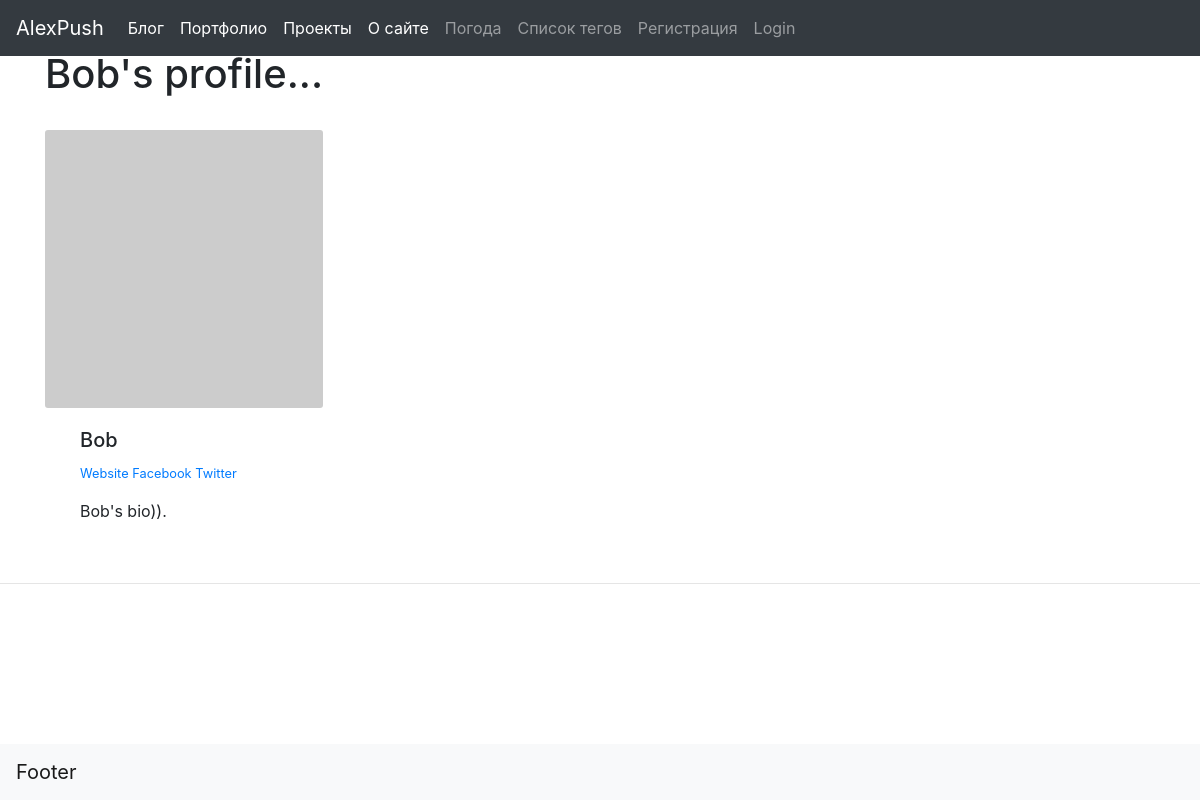
The page /members/1/profile/ on the database as committed earlier.
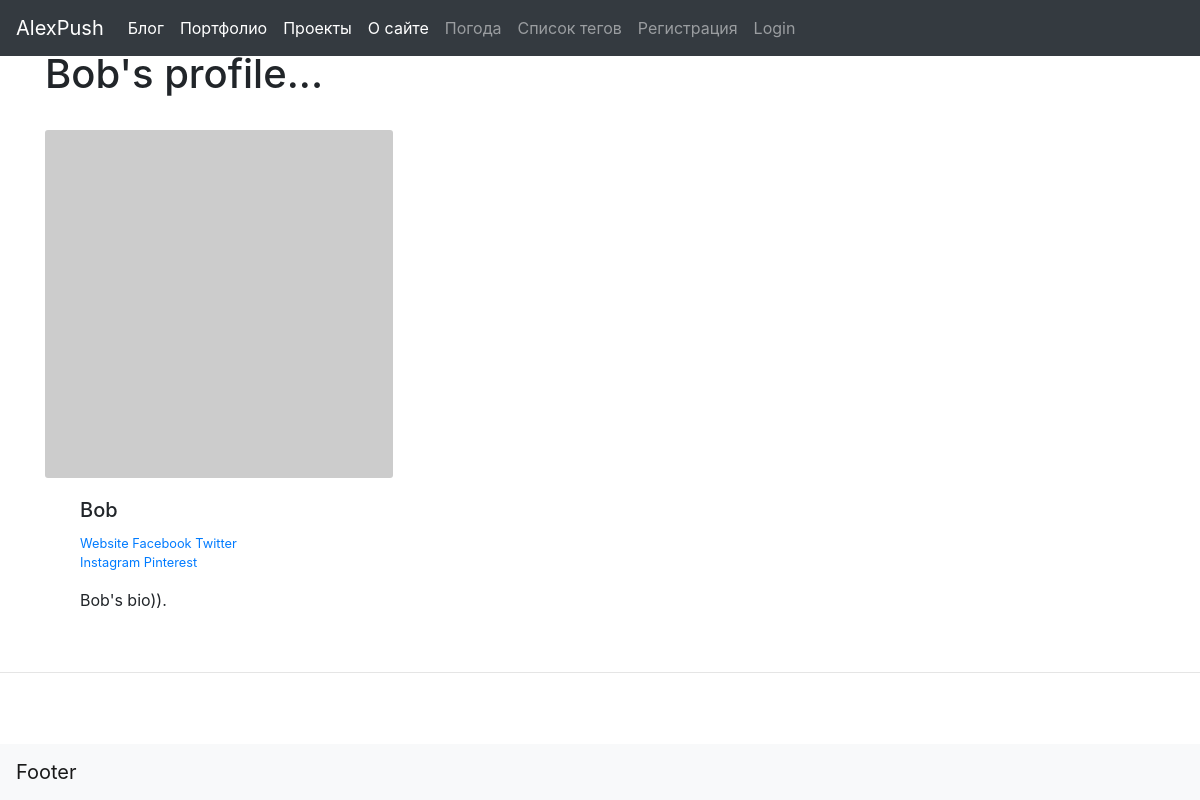
The same page on the database as committed later.
### auth_enj/views.py (the view)
# urls.py: path('<int:pk>/profile/', ShowProfileView.as_view(), name='show_profile'),
class ShowProfileView(DetailView):
    model = Profile
    template_name = 'registration/user_profile.html'
    def get_context_data(self, *args, **kwargs):
        context = super(ShowProfileView, self).get_context_data(*args, **kwargs)
        page_user = get_object_or_404(Profile, id=self.kwargs['pk'])
        context['page_user'] = page_user
        return context

### blog/models.py (called while the page is built)
    def __str__(self):
        return str(self.user)

### auth_enj/templates/registration/user_profile.html (shortened to what this page needs)
{% extends 'home_pages/main_wo_widgets.html' %}
{% block content %}
  <div class="container">
    <div class="row">
      <div>
          <h1>{{page_user}}'s profile...</h1>
          <br>
          <div>
            <div>
              <div>
                {% if  page_user.profile_pic  %}
                  <img src="{{ post.author.profile.profile_pic.url }}" class="card-img" alt="..." width="200" height="200">
                {% else %}
                  <img src="http://placehold.it/200x200" class="card-img" alt="...">
                {% endif %}
              </div>
              <div class="col-md-10">
                <div class="card-body">
                  {% if page_user.first_name and page_user.last_name %}
                    <h5 class="card-title">{{ page_user.first_name }} {{ page_user.last_name }}</h5>
                  {% else %}
                    <h5 class="card-title">{{ page_user }}</h5>
                  {% endif %}
                  <p class="small text-muted">
                    {% if page_user.website_url %}<a href="{{ page_user.website_url }}" > Website </a> {% endif %}
                    {% if page_user.facebook_url %}<a href="{{ page_user.facebook_url }}" > Facebook </a> {% endif %}
                    {% if page_user.twitter_url %}<a href="{{ page_user.twitter_url }}" > Twitter </a> {% endif %}
                    {% if page_user.instagram_url %}<a href="{{ page_user.instagram_url }}" > Instagram </a> {% endif %}
                    {% if page_user.pinterest_url %}<a href="{{ page_user.pinterest_url }}" > Pinterest </a> {% endif %}
                  </p>
                  <p class="card-text">{{ page_user.bio }}</p>
                </div>
              </div>
            </div>
          </div>
          <br>
      </div>
    </div>
  </div>
{% endblock %}

Rows that differ between the two databases and show on the page:
changed Profile "Bob's bio)).": instagram_url empty → "http://Instagram" (drawn); pinterest_url empty → "http://Pinterest" (drawn)
Other text that changed with them:
text now shown: "Instagram Pinterest"
